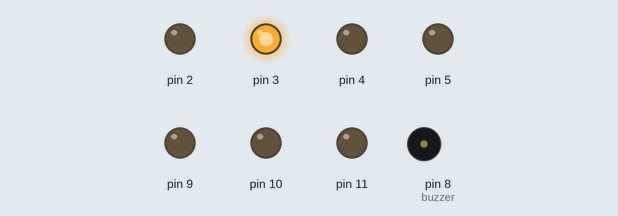
This sketch was run on a simulated Arduino Uno, built with avr-gcc and run on an emulated ATmega328P. Shown: output pins drawn as LEDs (lit = HIGH), buzzer (waves = sounding).

Above: at 10.27 s.
At 10.87 s:
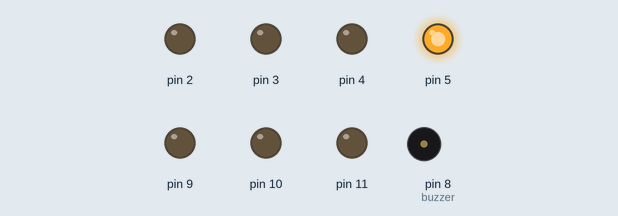
At 11.77 s:
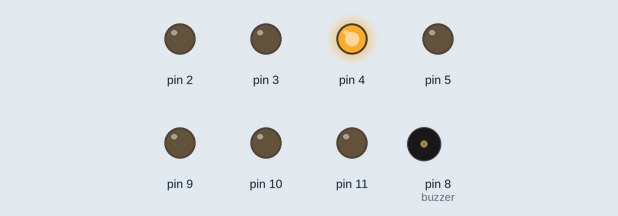
At 12.37 s:
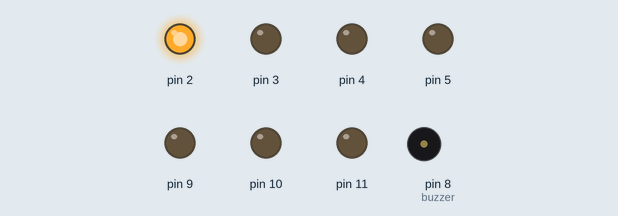
Timing chart, 0 to 12.8 s (numbered marks = the images above):
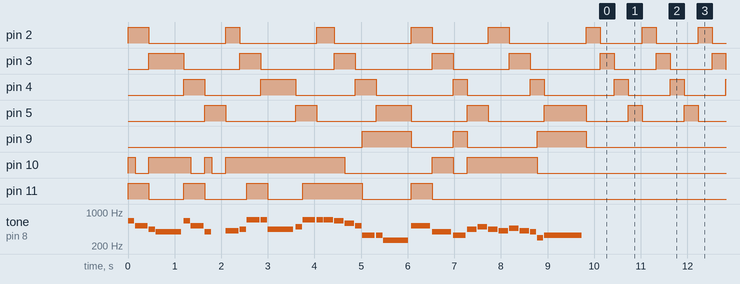

Measured:
- by itself, pin 2: HIGH → LOW at 0.45 s, → HIGH 1.7 s later, → LOW 0.30 s later, → HIGH 1.7 s later, … (60 changes in this stretch)
- by itself, pin 3: HIGH → LOW at 1.2 s, → HIGH 1.2 s later, → LOW 0.45 s later, → HIGH 1.6 s later, … (59 changes in this stretch)
- by itself, pin 4: HIGH → LOW at 1.7 s, → HIGH 1.2 s later, → LOW 0.75 s later, → HIGH 1.3 s later, … (59 changes in this stretch)
- by itself, pin 5: HIGH → LOW at 2.1 s, → HIGH 1.5 s later, → LOW 0.45 s later, → HIGH 1.3 s later, … (59 changes in this stretch)
- by itself, pin 9: goes LOW 0.90 s, HIGH 0.30 s, LOW 1.5 s, HIGH 1.1 s, then LOW

The sketch:

TinkCad_Code.ino
```cpp
  /*
    Super Mario Bros
    songs available at https://github.com/robsoncouto/arduino-songs
  */

  #define NOTE_C4  262
  #define NOTE_CS4 277
  #define NOTE_D4  294
  #define NOTE_DS4 311
  #define NOTE_E4  330
  #define NOTE_F4  349
  #define NOTE_FS4 370
  #define NOTE_G4  392
  #define NOTE_GS4 415
  #define NOTE_A4  440
  #define NOTE_AS4 466
  #define NOTE_B4  494
  #define NOTE_C5  523
  #define NOTE_CS5 554
  #define NOTE_D5  587
  #define NOTE_DS5 622
  #define NOTE_E5  659
  #define NOTE_F5  698
  #define NOTE_FS5 740
  #define NOTE_G5  784
  #define NOTE_GS5 831
  #define NOTE_A5  880
  #define NOTE_AS5 932
  #define NOTE_B5  988
  #define REST 0

  int melody[] = {
    NOTE_E5,8, NOTE_C5,4, NOTE_A4,8, NOTE_G4,2,
    NOTE_E5,8, NOTE_C5,4, NOTE_G4,8, REST,4, NOTE_GS4,4,
    NOTE_A4,8, NOTE_F5,4, NOTE_F5,8, NOTE_A4,2,
    NOTE_B4,8, NOTE_F5,4, NOTE_F5,8, NOTE_F5,-8, NOTE_E5,-8, NOTE_D5,-8,
    NOTE_C5,8, NOTE_E4,4, NOTE_E4,8, NOTE_C4,2,

    NOTE_C5,-4, NOTE_G4,-4, NOTE_E4,4,
    NOTE_A4,-8, NOTE_B4,-8, NOTE_A4,-8, NOTE_GS4,-8, NOTE_AS4,-8, NOTE_GS4,-8,
    NOTE_G4,8, NOTE_D4,8, NOTE_E4,-2

  };

int tempo = 200;

int buzzer = 8;
int notes = sizeof(melody) / sizeof(melody[0]) / 2;
int wholenote = (60000 * 4) / tempo;
int beatDuration = 60000 / tempo;
int divider = 0, noteDuration = 0;
unsigned long lastBeatTime = 0;
int beatCount = 0; // Counter for beats: 0=LED1, 1=LED2, 2=LED3, 3=LED4

// BPM LEDs on pins 2-5 (PORTD bits 2-5)
#define BPM_PORT PORTD
#define BPM_DDR DDRD
#define BPM_PIN_MASK 0b00111100  // Bits 2-5 for pins 2-5

// Pitch LEDs on pins 9-11 (PORTB bits 1-3)
#define PITCH_PORT PORTB
#define PITCH_DDR DDRB
#define PITCH_PIN_MASK 0b00001110  // Bits 1-3 for pins 9-11

void setup() {
  // Set up BPM LEDs (pins 2-5 as outputs)
  BPM_DDR |= BPM_PIN_MASK;

  // Set up Pitch LEDs (pins 9-11 as outputs)
  PITCH_DDR |= PITCH_PIN_MASK;

  pinMode(buzzer, OUTPUT);

  lastBeatTime = millis();

  for (int i = 0; i < notes * 2; i = i + 2) {

    divider = melody[i + 1];
    if (divider > 0) {
      noteDuration = (wholenote) / divider;
    } else if (divider < 0) {
      noteDuration = (wholenote) / abs(divider);
      noteDuration *= 1.5;
    }

    tone(buzzer, melody[i], noteDuration * 0.9);

    updateLEDs(melody[i]);

    delay(noteDuration);

    noTone(buzzer);
  }
}

void loop() {
  updateLEDs(0);
}

void updateLEDs(int noteFreq) {
  // Update BPM counter LEDs (pins 2-5)
  unsigned long currentTime = millis();
  if (currentTime - lastBeatTime >= beatDuration) {
    beatCount = (beatCount + 1) & 0x03; // Cycle 0-3 using bitwise AND
    lastBeatTime = currentTime;
  }

  // BPM LED pattern (shift to pins 2-5)
  // beatCount 0 = pin 2, 1 = pin 3, 2 = pin 4, 3 = pin 5
  uint8_t bpmPattern = (1 << (beatCount + 2)); // Shift by (beatCount + 2) for pins 2-5

  // BPM LEDs on PORTD (pins 2-5)
  BPM_PORT = (BPM_PORT & ~BPM_PIN_MASK) | (bpmPattern & BPM_PIN_MASK);

  // Pitch LEDs on PORTB (pins 9-11)
  uint8_t pitchPattern = 0;
  if (noteFreq >= NOTE_G5) {
    pitchPattern = 0b00001110; // very high notes
  } else if (noteFreq >= NOTE_E5) {
    pitchPattern = 0b00001100; // high notes
  } else if (noteFreq >= NOTE_C5) {
    pitchPattern = 0b00001000; // mid notes
  } else if (noteFreq >= NOTE_G4) {
    pitchPattern = 0b00000100; // mid-low notes
  } else if (noteFreq > 0) {
    pitchPattern = 0b00000010; // low notes
  } else {
    pitchPattern = 0b00000000; // All off for rests
  }

  // Update Pitch LEDs on PORTB (pins 9-11)
  PITCH_PORT = (PITCH_PORT & ~PITCH_PIN_MASK) | (pitchPattern & PITCH_PIN_MASK);
}
```
